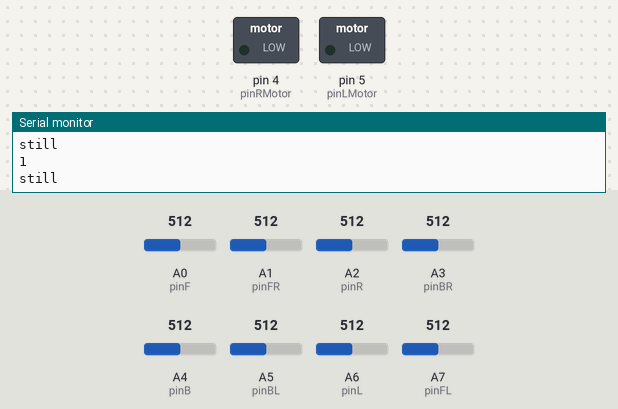
The sketch below on a simulated Arduino Mega 2560, built with avr-gcc and run on an emulated ATmega2560. Parts: switched loads named in the sketch (green lamp = pin HIGH), the last lines printed to the serial monitor. Inputs (shaded band) come from the test bench; at power-on: A0 (pinF) = 512, A1 (pinFR) = 512, A2 (pinR) = 512, A3 (pinBR) = 512, A4 (pinB) = 512, A5 (pinBL) = 512, A6 (pinL) = 512, A7 (pinFL) = 512.

Above: at 1.2 s.
1.3 s: A0 (pinF) set to 646
4.3 s: A0 (pinF) set to 669
At 5.1 s:
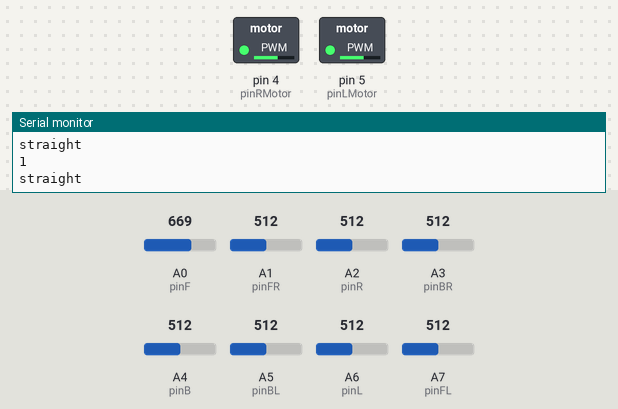
5.8 s: A1 (pinFR) set to 646
7.3 s: A1 (pinFR) set to 674
At 8.5 s:
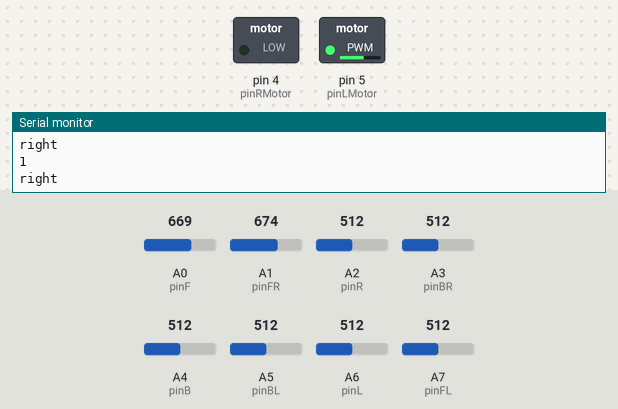
8.8 s: A2 (pinR) set to 482
At 9.7 s:
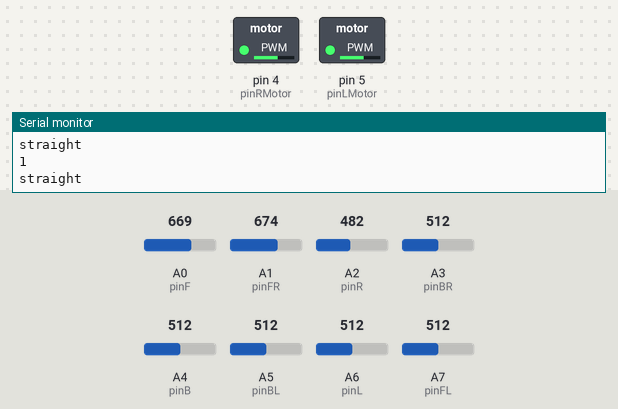
10.3 s: A3 (pinBR) set to 140
At 10.7 s:
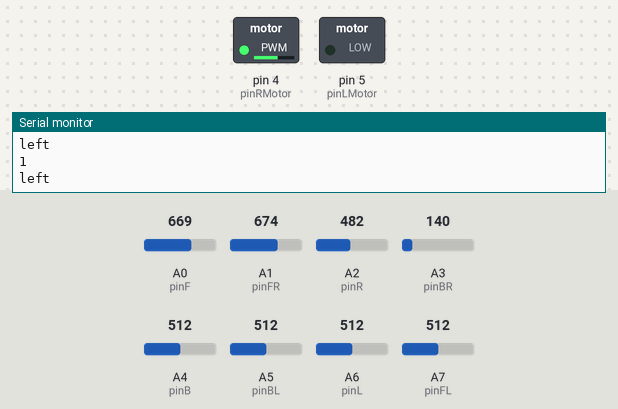
Timing chart, 0 to 12.8 s (numbered marks = the images above; inputs shaded):
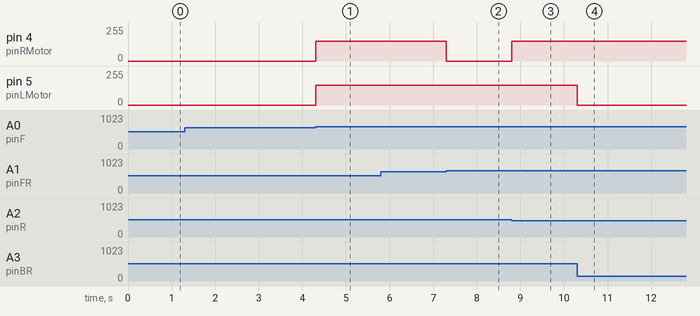

Measured:
- the behaviour switches between 662 and 663 on A0 (pinF) (found by bisection; images 0 and 1)
- the behaviour switches between 661 and 662 on A1 (pinFR) (found by bisection; images 1 and 2)
- the behaviour switches between 500 and 499 on A2 (pinR) (found by bisection; images 2 and 3)
- after the input at 4.3 s, pin 4 (pinRMotor), pin 5 (pinLMotor): 0/255 → 150/255 at once
- after the input at 7.3 s, pin 4 (pinRMotor): 150/255 → 0/255 at once
- after the input at 8.8 s, pin 4 (pinRMotor): 0/255 → 150/255 at once
- after the input at 10.3 s, pin 5 (pinLMotor): 150/255 → 0/255 at once

The sketch:

main.ino
```cpp
int pinF = A0;
int pinFR = A1;
int pinR = A2;
int pinBR = A3;
int pinB = A4;
int pinBL = A5;
int pinL = A6;
int pinFL = A7;

int pinButton = 2;

int pinRMotor = 4;
int pinLMotor = 5;

int click = false;
bool isRunning = true;
bool mode = true;

int minDiff = 150;
int padding = 50;
int speedL = 150;
int speedR = 150;

bool light(int f, int fr, int r, int br, int b, int bl, int l, int fl) {
  int maxLight = max(max(max(f, fr), max(r, br)), max(max(b, bl), max(l, fl)));
  int minLight = min(min(min(f, fr), min(r, br)), min(min(b, bl), min(l, fl)));

  return (maxLight - minLight) > minDiff;
}

void stayStill() {
  analogWrite(pinRMotor, 0);
  analogWrite(pinLMotor, 0);
}

void turnRight() {
  analogWrite(pinRMotor, 0);
  analogWrite(pinLMotor, speedL);
}

void turnLeft() {
  analogWrite(pinRMotor, speedR);
  analogWrite(pinLMotor, 0);
}

void goStraight() {
  analogWrite(pinRMotor, speedR);
  analogWrite(pinLMotor, speedL);
}

void setup() {
  Serial.begin(9600);
  Serial1.begin(9600);

  pinMode(pinF, INPUT);
  pinMode(pinFR, INPUT);
  pinMode(pinR, INPUT);
  pinMode(pinBR, INPUT);
  pinMode(pinB, INPUT);
  pinMode(pinBL, INPUT);
  pinMode(pinL, INPUT);
  pinMode(pinFL, INPUT);

  //pinMode(pinButton, INPUT_PULLUP);

  pinMode(pinRMotor, OUTPUT);
  pinMode(pinLMotor, OUTPUT);
}

void loop() {
  /*
  bool button = digitalRead(pinButton);
  if (button == HIGH && !click) {
    isRunning = !isRunning;
    click = true;
  }
  else if (button == LOW) {
    click = false;
  }
  */

  if (Serial1.available()) {
    char cmd = Serial1.read();
    if (cmd == '1') {
      isRunning = true;
    }
    else if (cmd == '2') {
      isRunning = false;
    }
    else if (cmd == '3') {
      mode = true;
    }
    else if (cmd == '4') {
      mode = false;
    }
  }

  if (!isRunning) {
    stayStill();
    Serial.println("off");
    Serial.println(mode);
    return;
  }

  int f = analogRead(pinF);
  int fr = analogRead(pinFR);
  int r = analogRead(pinR);
  int br = analogRead(pinBR);
  int b = analogRead(pinB);
  int bl = analogRead(pinBL);
  int l = analogRead(pinL);
  int fl = analogRead(pinFL);

/*
  Serial.println(f);
  Serial.println(fr);
  Serial.println(r);
  Serial.println(br);
  Serial.println(b);
  Serial.println(bl);
  Serial.println(l);
  Serial.println(fl);
*/

  if (!light(f, fr, r, br, b, bl, l, fl)) {
    stayStill();
    Serial.println("still");
    Serial.println(mode);
    return;
  }

  int front = f;
  int back = b;
  int left = (fl + l + bl)/3;
  int right = (fr + r + br)/3;

  if ((front < back && mode) || (front > back && !mode)) {
    if ((left > right && mode) || (left < right && !mode)) {
      turnLeft();
      Serial.println("left turn");
    }
    else {
      turnRight();
      Serial.println("right turn");
    }
  }
  else {
    if (abs(left - right) < padding) {
      goStraight();
      Serial.println("straight");
    }
    else if ((left > right && mode) || (left < right && !mode)) {
      turnLeft();
      Serial.println("left");
    }
    else {
      turnRight();
      Serial.println("right");
    }
  }

  Serial.println(mode);
}
```
